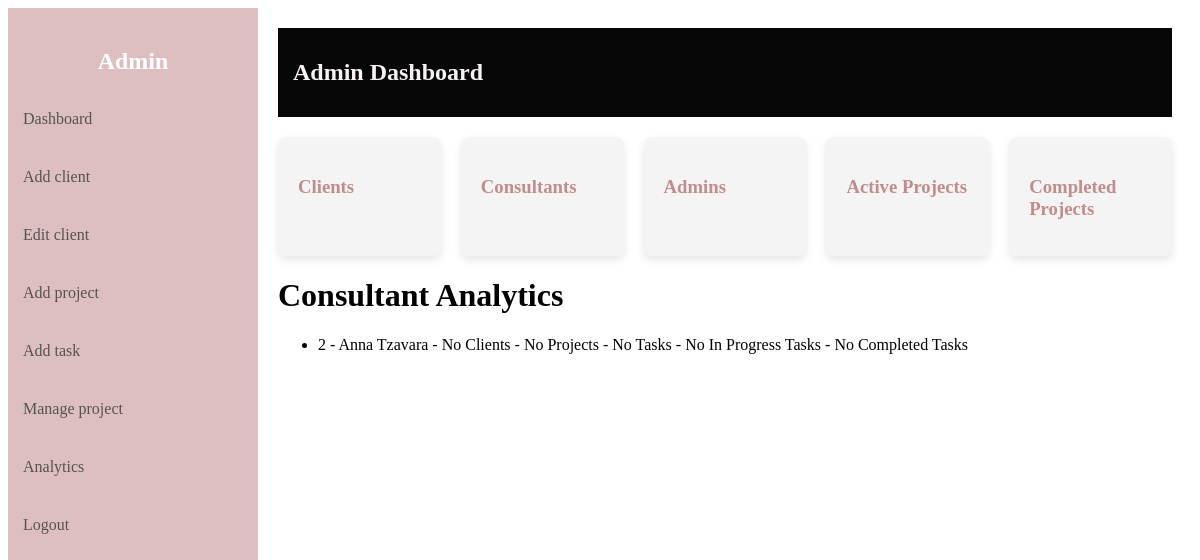
The page /dashboard/analytics (signed in) on the database as committed earlier.
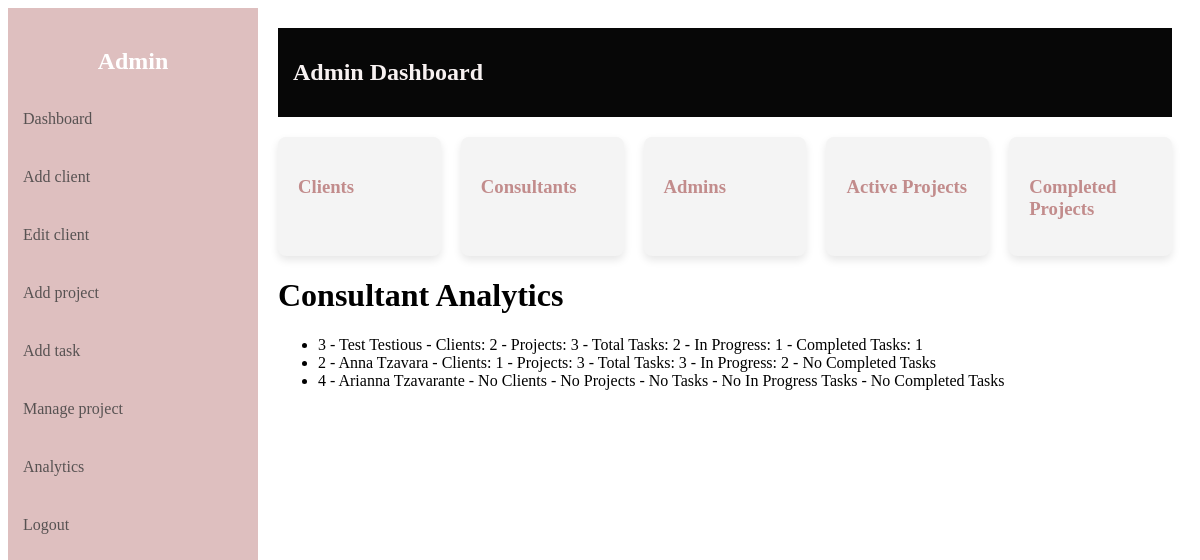
The same page on the database as committed later.
### server.py (models this page shows)
class User(UserMixin, db.Model):
    id = db.Column(db.Integer, primary_key=True)
    fullname = db.Column(db.String(150), nullable=False)
    username = db.Column(db.String(80), unique=True, nullable=False)
    email = db.Column(db.String(120), unique=True, nullable=False)
    phone = db.Column(db.String(10), unique=True, nullable=False)
    password = db.Column(db.String(200), nullable=False)
    role = db.Column(db.String(20), nullable=False, default='consultant')
    clients = db.relationship('Client', back_populates='consultant')
    projects = db.relationship('Project', secondary=project_consultants, back_populates='consultants')
    tasks = db.relationship('Task', back_populates='consultant')

### server.py (the view)
@app.route("/dashboard/analytics")
@login_required
def analytics():
    if current_user.role != 'admin':
        return "Unauthorized", 403
    task_counts = (
        db.session.query(
            Task.consultant_id.label('consultant_id'),
            func.count(Task.id).label('total_tasks_count'),
            func.count(case((Task.status == 'In Progress', 1))).label('in_progress_tasks_count'),
            func.count(case((Task.status == 'Completed', 1))).label('completed_tasks_count'),
        )
        .group_by(Task.consultant_id)
        .subquery()
    )
    client_counts = (
        db.session.query(
            Client.consultant_id.label('consultant_id'),
            func.count(Client.id).label('client_count'),
        )
        .group_by(Client.consultant_id)
        .subquery()
    )
    project_counts = (
        db.session.query(
            project_consultants.c.consultant_id.label('consultant_id'),
            func.count(project_consultants.c.project_id).label('project_count'),
        )
        .group_by(project_consultants.c.consultant_id)
        .subquery()
    )
    consultants = (
        db.session.query(
            User.id,
            User.fullname,
            func.coalesce(task_counts.c.total_tasks_count, 0).label('total_tasks_count'),
            func.coalesce(task_counts.c.in_progress_tasks_count, 0).label('in_progress_tasks_count'),
            func.coalesce(task_counts.c.completed_tasks_count, 0).label('completed_tasks_count'),
            func.coalesce(client_counts.c.client_count, 0).label('client_count'),
            func.coalesce(project_counts.c.project_count, 0).label('project_count'),
        )
        .outerjoin(task_counts, task_counts.c.consultant_id == User.id)
        .outerjoin(client_counts, client_counts.c.consultant_id == User.id)
        .outerjoin(project_counts, project_counts.c.consultant_id == User.id)
        .filter(User.role == 'consultant')
        .group_by(User.id)
        .all()
    )
    consultants_with_stats = [
        {
            "id": row.id,
            "fullname": row.fullname,
            "total_tasks_count": row.total_tasks_count,
            "in_progress_tasks_count": row.in_progress_tasks_count,
            "completed_tasks_count": row.completed_tasks_count,
            "client_count": row.client_count,
            "project_count": row.project_count,
        }
        for row in consultants
    ]
    return render_template('analytics.html', consultant_stats=consultants_with_stats)

### server.py (called while the page is built)
@login_manager.user_loader
def load_user(user_id):
    return User.query.get(int(user_id))

### templates/analytics.html (shortened to what this page needs)
{% extends 'dashboard.html' %}
{% block content %}
    <h1>Consultant Analytics</h1>
    <ul>
        {% for consultant in consultant_stats|sort(attribute='completed_tasks_count', reverse=True) %}
        <li>
            {{ consultant.id }} -
            {{ consultant.fullname }} -
            {% if consultant.client_count %}
                Clients: {{ consultant.client_count }}
            {% else %}
                No Clients
            {% endif %} -
            {% if consultant.project_count %}
                Projects: {{ consultant.project_count }}
            {% else %}
                No Projects
            {% endif %} -
            {% if consultant.total_tasks_count %}
                Total Tasks: {{ consultant.total_tasks_count }}
            {% else %}
                No Tasks
            {% endif %} -
            {% if consultant.in_progress_tasks_count %}
                In Progress: {{ consultant.in_progress_tasks_count }}
            {% else %}
                No In Progress Tasks
            {% endif %} -
            {% if consultant.completed_tasks_count %}
                Completed Tasks: {{ consultant.completed_tasks_count }}
            {% else %}
                No Completed Tasks
            {% endif %}
        </li>
        {% else %}
        <li>No Consultants available.</li>
        {% endfor %}
    </ul>
{% endblock %}

### templates/dashboard.html (shortened to what this page needs)
<!DOCTYPE html>
<html lang="en">
<head>
</head>
<body>
    <div class="container">
        <div class="sidebar">
            <h2 style="text-align: center; color: #fff;">Admin </h2>
            <a href="/dashboard">Dashboard</a>
            <a href="/clients/add">Add client</a>
            <a href="/clients/edit">Edit client</a>
            <a href="/add/project">Add project</a>
            <a href="/add/task">Add task</a>
            <a href="/manage/project">Manage project</a>
            <a href="/dashboard/analytics">Analytics</a>
            <a href="/">Logout</a>
        </div>
        <div class="main-content">
            <div class="header">
                <h1> Admin Dashboard</h1>
            </div>
            <div class="cards">
                <a href="/clients/list" class="card">
                    <h3>Clients</h3>
                </a>
                <a href="/consultants/list" class="card">
                    <h3>Consultants</h3>
                </a>
                <a href="/admins/list" class="card">
                    <h3>Admins</h3>
                </a>
                <a href="/active/projects/list" class="card">
                    <h3>Active Projects</h3>
                </a>
                <a href="/completed/projects/list" class="card">
                    <h3>Completed Projects</h3>
                </a>
            </div>
            <div>
                {% block content %}{% endblock %}
            </div>
        </div>
    </div>
</body>
</html>

### templates/dashboard.html (style rules this page uses)
.container { display: flex; min-height: 100vh; }
.sidebar { width: 250px; background-color: #debfbf; color: #eb9494; padding-top: 20px; position: fixed; height: 100%; }
.sidebar a { display: block; padding: 15px; color: #575252; text-decoration: none; margin: 10px 0; }
.main-content { margin-left: 250px; padding: 20px; width: 100%; }
.header { display: flex; justify-content: space-between; align-items: center; background-color: #070707; padding: 15px; color: rgb(248, 242, 242); }
.header h1 { font-size: 1.5rem; }
.cards { display: flex; justify-content: space-between; gap: 20px; margin-top: 20px; }
.card { background-color: #f4f4f4; padding: 20px; border-radius: 8px; flex: 1; box-shadow: 0 4px 8px rgba(0, 0, 0, 0.1); text-decoration: none; color: black; }
.card h3 { margin-bottom: 10px; color: #c28c8c; }

Rows that differ between the two databases and show on the page:
added User: id "3", fullname "Test Testious", client_count "2", project_count "3", total_tasks_count "2", in_progress_tasks_count "1", completed_tasks_count "1"
changed User "Anna Tzavara": client_count (not shown) → "1"; project_count (not shown) → "3"; total_tasks_count (not shown) → "3"; in_progress_tasks_count (not shown) → "2"; text "No Clients No Projects No Tasks No In Progress Tasks" → "Clients: Projects: Total Tasks: In Progress:"
added User: id "4", fullname "Arianna Tzavarante", shows "No Clients", shows "No Projects", shows "No Tasks", shows "No In Progress Tasks", shows "No Completed Tasks"
